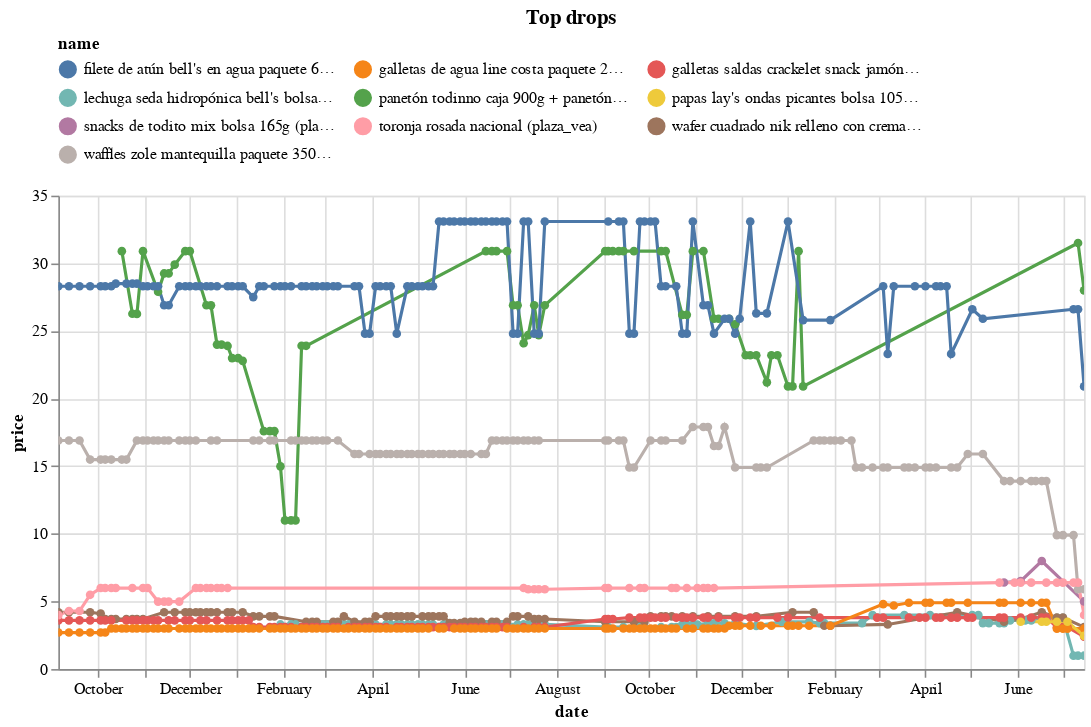

The notebook cell saved with this chart:
### Code cell
(top_changes
 .sort_values('change')
 .head(10)
 .pipe(plot_changes, 'Top drops')
)

### Figure 1 — Vega-Lite specification as saved in the notebook (floating-point values rounded to 4 significant figures; data arrays with more than 128 entries replaced by an {"elided": "..."} marker saying what was removed)
{"config": {"view": {"continuousWidth": 300, "continuousHeight": 300}, "legend": {"columns": 3, "orient": "top"}}, "data": {"name": "data-889525d9b789401126e4aa4c16e7b31e"}, "mark": {"type": "line", "point": true}, "encoding": {"color": {"field": "name", "scale": {"domain": ["filete de atún bell's en agua paquete 6un (plaza_vea)", "galletas de agua line costa paquete 200g (plaza_vea)", "galletas saldas crackelet snack jamón ahumado bolsa 150g (plaza_vea)", "lechuga seda hidropónica bell's bolsa 200g (plaza_vea)", "panetón todinno caja 900g + panetón todinnito caja 85g (plaza_vea)", "papas lay's ondas picantes bolsa 105g (plaza_vea)", "snacks de todito mix bolsa 165g (plaza_vea)", "toronja rosada nacional (plaza_vea)", "wafer cuadrado nik relleno con crema sabor a fresa paquete 6un (plaza_vea)", "waffles zole mantequilla paquete 350g (plaza_vea)"]}, "type": "nominal"}, "tooltip": [{"field": "name", "type": "nominal"}, {"field": "price", "type": "quantitative"}, {"field": "last_price", "type": "quantitative"}], "x": {"field": "date", "type": "temporal"}, "y": {"field": "price", "type": "quantitative"}}, "params": [{"name": "param_3", "select": {"type": "point", "fields": ["name"]}, "bind": "legend"}, {"name": "param_4", "select": {"type": "interval", "encodings": ["x", "y"]}, "bind": "scales"}], "title": "Top drops", "transform": [{"filter": {"param": "param_3"}}], "width": 650, "$schema": "https://vega.github.io/schema/vega-lite/v5.17.0.json", "datasets": {"data-889525d9b789401126e4aa4c16e7b31e": {"elided": "797 records"}}}
